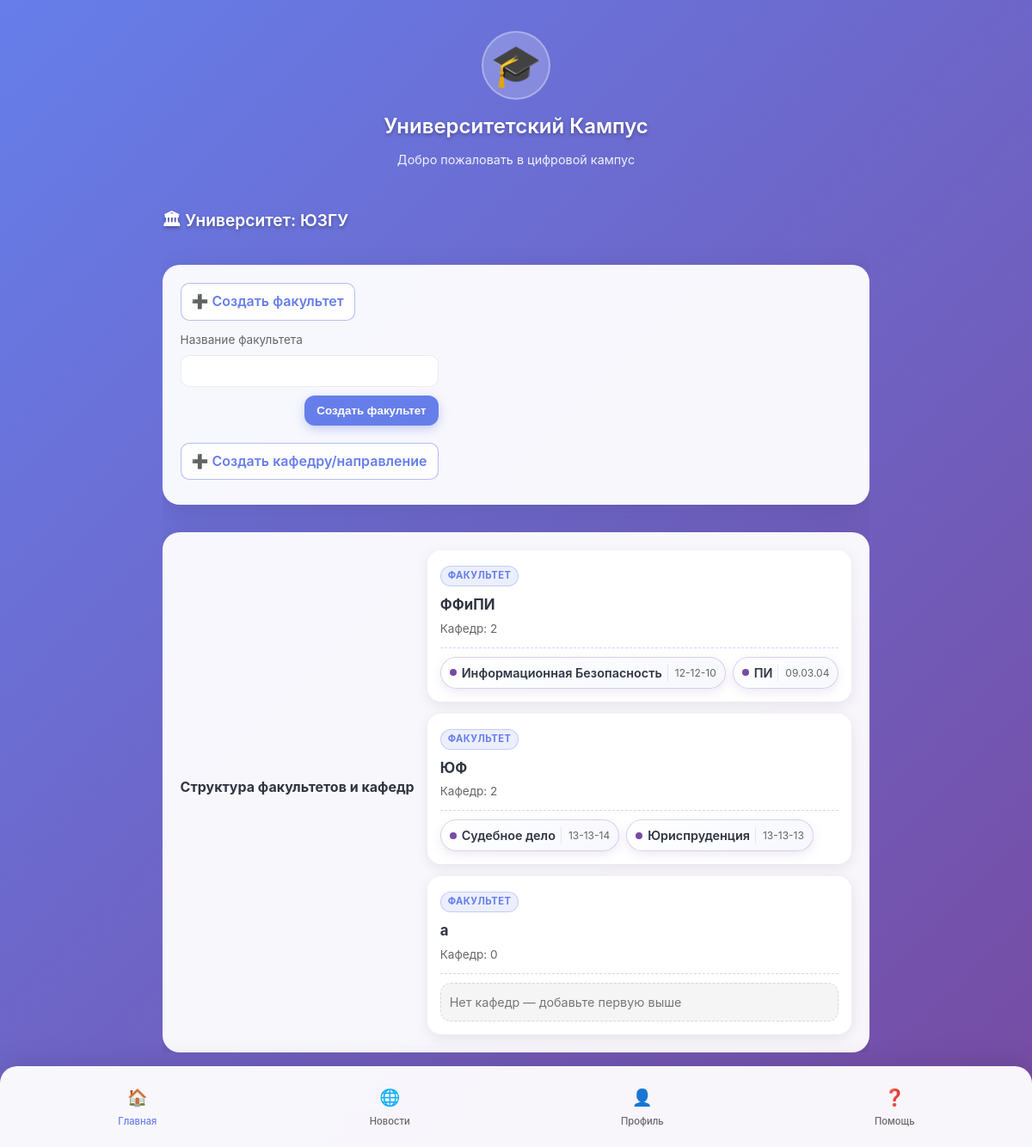
Page /moderation_university/ on the committed database.
### main/models.py (models this page shows, shortened)
class University(models.Model):
    name = models.CharField("Название университета", max_length=256, unique=True) # название
    short_name = models.CharField("Короткое имя", max_length=64, unique=True) # скоращенное название
    city = models.CharField("Город", max_length=128, blank=True)
    description = models.TextField(blank=True)
    contact_email = models.EmailField(blank=True)

class Faculty(models.Model):
    university = models.ForeignKey(University, on_delete=models.CASCADE, related_name='faculties', null=True)
    name = models.CharField(max_length=256)
    def __str__(self):
        return self.name

class Program(models.Model):
    faculty = models.ForeignKey(Faculty, on_delete=models.PROTECT, related_name='programs')
    name = models.CharField(max_length=255) # название направления
    code = models.CharField(max_length=32, blank=True) # код направления
    duration_years = models.PositiveSmallIntegerField(default=4) # длительность обучения в годах
    class Meta:
        unique_together = [("faculty", "name")]

### main/views/moderation.py (the view, shortened to what this page needs)
# urls.py: path('moderation_university/', views.moderation_university, name='moderation_university'),
def moderation_university(request):
    user = Person.objects.filter(pk=5).first().user
    if not is_moderator_min(user, 2):
        return HttpResponseForbidden("Недостаточно прав")
    current_uni = _resolve_current_university(user)
    can_create_faculty = is_moderator_min(user, 3)
    faculty_form = FacultyCreateForm()
    program_form = ProgramCreateForm(university=current_uni)
    faculties = (
        Faculty.objects.filter(university=current_uni)
        .prefetch_related(Prefetch("programs", queryset=Program.objects.order_by("name")))
        .order_by("name")
    )
    context = {
        "current_university": current_uni,
        "faculties": faculties,
        "can_create_faculty": can_create_faculty,
        "faculty_form": faculty_form,
        "program_form": program_form,
    }
    return render(request, "main/moderation/moderation_university.html", context)

### main/forms/university_create.py (shortened to what this page needs)
class FacultyCreateForm(forms.Form):
    name = forms.CharField(label="Название факультета", max_length=256)

class ProgramCreateForm(forms.Form):
    faculty = forms.ModelChoiceField(queryset=Faculty.objects.none(), label="Факультет")
    name = forms.CharField(label="Название кафедры/направления", max_length=255)
    code = forms.CharField(label="Код", max_length=32, required=False)
    duration_years = forms.IntegerField(label="Длительность (лет)", min_value=1, max_value=12, initial=4)
    def __init__(self, *args, **kwargs):
        university = kwargs.pop("university", None)
        super().__init__(*args, **kwargs)
        qs = Faculty.objects.all()
        if university:
            qs = qs.filter(university=university)
        self.fields["faculty"].queryset = qs.order_by("name")

### main/utils/permissions.py (called while the page is built)
def get_person(user):
    return getattr(user, "person", None)

def get_role_code(user):
    person = get_person(user)
    role = getattr(person, "role", None) if person else None
    return getattr(role, "permission", None)

def moderator_level(code):
    if code == "Moderator_3lvl":
        return 3
    if code == "Moderator_2lvl":
        return 2
    if code == "Moderator_1lvl":
        return 1
    return 0

def is_moderator_min(user, min_level: int):
    return moderator_level(get_role_code(user)) >= min_level

### main/views/moderation.py (called while the page is built)
def _resolve_current_university(user):
    person = getattr(user, "person", None)
    if person:
        teacher = getattr(person, "teacher", None)
        if teacher and teacher.university_id:
            return teacher.university
        student = getattr(person, "student", None)
        if student and student.university_id:
            return student.university
    return University.objects.order_by("id").first()

### main/templates/main/moderation/moderation_university.html (shortened to what this page needs)
{% extends 'main/index.html' %}
{% load static %}
{% block extra_styles %}
    <link rel="stylesheet" href="{% static 'css/org_tree.css' %}">
{% endblock %}
{% block content %}
    <section class="main-content">
        <h2 class="section-title">🏛 Университет: {{ current_university.short_name }}</h2>
        <section class="user-card" style="margin-bottom:12px;">
            <div class="forms-grid">
                {% if can_create_faculty %}
                    <details class="collapsible" open>
                        <summary class="btn-indigo-outline">➕ Создать факультет</summary>
                        <div class="form-body">
                            <form method="post" novalidate>
                                <div class="form-row">
                                    <label>Название факультета</label>
                                    {{ faculty_form.name }}
                                </div>
                                <div class="form-actions">
                                    <button type="submit" class="btn-indigo">Создать факультет</button>
                                </div>
                            </form>
                        </div>
                    </details>
                {% endif %}
                <details class="collapsible">
                    <summary class="btn-indigo-outline">➕ Создать кафедру/направление</summary>
                </details>
            </div>
        </section>
        <section class="user-card">
            <h3 class="tree-title">Структура факультетов и кафедр</h3>
            {% if faculties %}
                <div class="faculty-grid">
                    {% for f in faculties %}
                        <article class="faculty-card">
                            <header class="faculty-header">
                                <div class="faculty-pill">ФАКУЛЬТЕТ</div>
                                <h4 class="faculty-name">{{ f.name }}</h4>
                                <div class="faculty-meta">
                                    Кафедр: {{ f.programs.all|length }}
                                </div>
                            </header>
                            {% if f.programs.all %}
                                <div class="programs-wrap">
                                    {% for p in f.programs.all %}
                                        <div class="program-chip" title="{{ p.name }}">
                                            <span class="program-dot"></span>
                                            <span class="program-name">{{ p.name }}</span>
                                            {% if p.code %}<span class="program-code">{{ p.code }}</span>{% endif %}
                                        </div>
                                    {% endfor %}
                                </div>
                            {% else %}
                                <div class="programs-empty">
                                    Нет кафедр — добавьте первую выше
                                </div>
                            {% endif %}
                        </article>
                    {% endfor %}
                </div>
            {% endif %}
        </section>
    </section>
{% endblock %}

### main/static/css/styles.css (style rules this page uses)
* { margin: 0; padding: 0; box-sizing: border-box; -webkit-tap-highlight-color: transparent; }
html, body { height: 100%; }
body { font-family: -apple-system, BlinkMacSystemFont, 'Segoe UI', Roboto, Oxygen, Ubuntu, sans-serif; background: linear-gradient(135deg, #667eea 0%, #764ba2 100%); color: #333; line-height: 1.6; min-height: 100vh; padding: env(safe-area-inset-top) env(safe-area-inset-right) env(safe-area-inset-bottom) env(safe-area-inset-left); display: flex; flex-direction: column; background-attachment: fixed; }
.main-content { flex: 1; display: flex; flex-direction: column; gap: 20px; overflow-y: auto; -webkit-overflow-scrolling: touch; }
.user-card { background: rgba(255, 255, 255, 0.95); border-radius: 20px; padding: 20px; display: flex; align-items: center; gap: 15px; box-shadow: 0 8px 32px rgba(0, 0, 0, 0.1); backdrop-filter: blur(10px); border: 1px solid rgba(255, 255, 255, 0.2); }
.section-title { color: white; font-size: 1.2rem; font-weight: 600; margin-bottom: 16px; text-shadow: 0 2px 4px rgba(0, 0, 0, 0.3); }
.main-content { scroll-behavior: smooth; }
.main-content { -ms-overflow-style: none; scrollbar-width: none; }

### main/static/css/org_tree.css (style rules this page uses)
.btn-indigo { background:#667eea;color:#fff;border:none; padding:10px 14px;border-radius:12px; box-shadow:0 4px 12px rgba(102,126,234,.35); cursor:pointer;font-weight:600; }
.btn-indigo-outline { display:inline-block;background:rgba(255,255,255,.9); border:1px solid rgba(102,126,234,.5);color:#667eea; padding:8px 12px;border-radius:10px;cursor:pointer;font-weight:600; }
.collapsible { display:block;margin-bottom:8px }
.collapsible>summary { list-style:none }
.form-body { margin-top:12px }
.forms-grid { display:grid;grid-template-columns:repeat(auto-fit,minmax(280px,1fr));gap:12px }
.form-row { margin-bottom:10px }
.form-row label { display:block;font-size:.85rem;color:#666;margin-bottom:6px }
.form-actions { text-align:right }
.user-card input[type="text"], .user-card input[type="number"], .user-card select { width:100%;border:1px solid rgba(0,0,0,.08); border-radius:10px;padding:10px;background:#fff }
.tree-title { margin-bottom:12px;font-size:1rem;font-weight:700;color:#2f3542 }
.faculty-grid { display:grid;gap:14px; grid-template-columns:repeat(auto-fit,minmax(260px,1fr)); }
.faculty-card { background:rgba(255,255,255,.95); border:1px solid rgba(255,255,255,.2); border-radius:16px;padding:14px; box-shadow:0 4px 16px rgba(0,0,0,.08); }
.faculty-header { border-bottom:1px dashed rgba(102,126,234,.3); padding-bottom:10px;margin-bottom:10px }
.faculty-pill { display:inline-block;font-size:.7rem;letter-spacing:.04em; color:#667eea;background:rgba(102,126,234,.12); border:1px solid rgba(102,126,234,.3); padding:2px 8px;border-radius:999px;font-weight:700 }
.faculty-name { margin-top:8px;font-size:1.05rem;font-weight:700;color:#2f3542 }
.faculty-meta { margin-top:4px;color:#666;font-size:.85rem }
.programs-wrap { display:flex;flex-wrap:wrap;gap:8px }
.program-chip { display:inline-flex;align-items:center;gap:6px; background:linear-gradient(135deg,#ffffff 0%,#f6f8ff 100%); border:1px solid rgba(118,75,162,.25); box-shadow:0 4px 12px rgba(118,75,162,.12); border-radius:999px;padding:6px 10px;max-width:100%; }
.program-dot { width:8px;height:8px;border-radius:50%; background:#764ba2;flex:0 0 auto }
.program-name { font-size:.9rem;font-weight:600;color:#2f3542;white-space:nowrap;overflow:hidden;text-overflow:ellipsis }
.program-code { font-size:.75rem;color:#666;border-left:1px solid rgba(0,0,0,.08); padding-left:8px }
.programs-empty { font-size:.9rem;color:#777;background:rgba(0,0,0,.04); border:1px dashed rgba(0,0,0,.12); padding:10px;border-radius:12px }

### rows in the picture
University: short_name "ЮЗГУ"
Faculty: name "ФФиПИ", programs.all|length "2"
Program: name "Информационная Безопасность", code "12-12-10"
Program: name "ПИ", code "09.03.04"
Faculty: name "ЮФ", programs.all|length "2"
Program: name "Судебное дело", code "13-13-14"
Program: name "Юриспруденция", code "13-13-13"
Faculty: name "а", programs.all|length "0", shows "Нет кафедр — добавьте первую выше"
